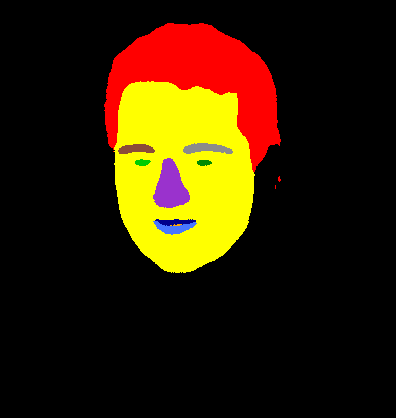
#> input picture 3213221949_1.png, 396 x 418 px, given as the content of the folder riska/Downloads/HELEN/SmithCVPR2013_dataset_resized/valannot, which was not available
$ python edge.py
#> lines starting #> are read from the running program, lines starting #| are printed output that depends on the picture; after the words box and inside, x2 and y2 are one past the last pixel; in counts of white or black regions, pixels touching at a corner belong together; pictures that were not available may be replaced by others from this repository, and a replacement may not be noted
import numpy as np
import os
from PIL import Image, ImageFilter

def get_edge(label_path):
    image = Image.open(label_path)
#> image is the input picture: PIL image 396x418 P; mean R, G, B 49, 30.9, 2.4
    image = image.convert("RGB")
    im=image.filter(ImageFilter.CONTOUR)
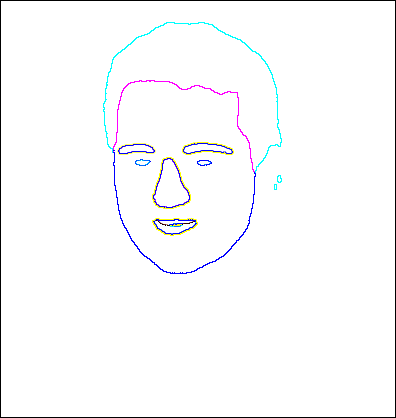
#> im: PIL image 396x418 RGB; mean R, G, B 250.2, 250.5, 251.7
    #im=image.filter(ImageFilter.FIND_EDGES)#black background
    image = im.convert("P")
    im=np.array(image)
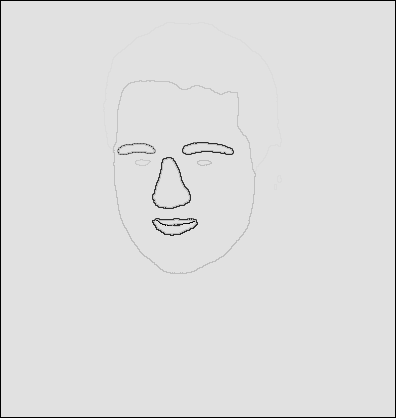
#> im: shape (418, 396); min 0, max 225, mean 221.9
    max_number=np.max(im)
#> max_number = 225
    im[im<max_number]=0
    im[0,:]=max_number
    im[-1,:]=max_number
    im[:,0]=max_number
    im[:,-1]=max_number
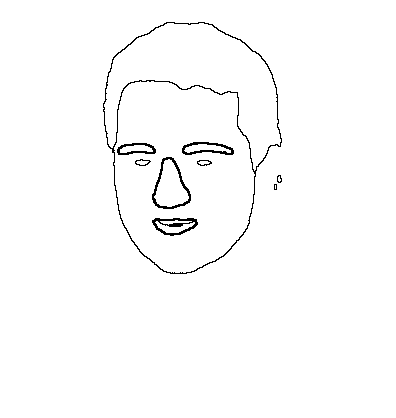
#> im: shape (418, 396); values 0 (black) and 225 (white), 98.5% white; black in thin lines or dots, all inside (x1, y1, x2, y2) = (103, 22, 282, 274)
    im[im==max_number]=255
    im=Image.fromarray(im)
    return im

if __name__=='__main__':
#    edge_save_dir="/home/boriska/Downloads/HELEN/SmithCVPR2013_dataset_resized/train_edge"
#    edge_save_dir="/home/boriska/Downloads/HELEN/SmithCVPR2013_dataset_resized/test_edge"
    edge_save_dir="/home/boriska/Downloads/HELEN/SmithCVPR2013_dataset_resized/val_edge"

#    file_path="/home/boriska/Downloads/HELEN/SmithCVPR2013_dataset_resized/index"   #train
#    file_path="/home/boriska/Downloads/HELEN/SmithCVPR2013_dataset_resized/testannot"   #test
    file_path="/home/boriska/Downloads/HELEN/SmithCVPR2013_dataset_resized/valannot"   #val
    file=os.listdir(file_path)#2134243149_2
    for i in range(len(file)):
        label_path=os.path.join(file_path, file[i])
        imglabel=get_edge(label_path)
        imglabel.save(os.path.join(edge_save_dir, file[i]))
        print(".", end="")
